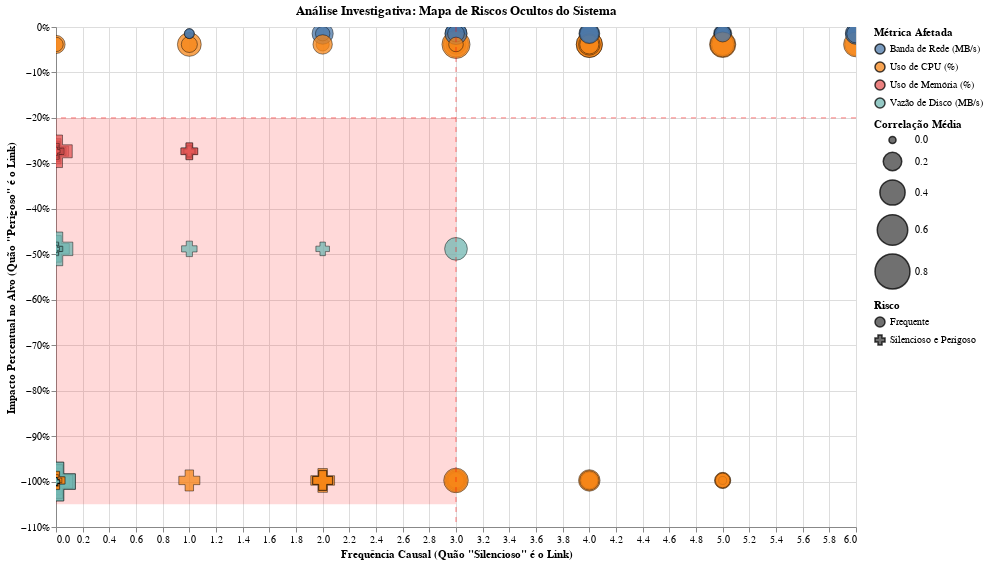

This figure's notebook cell:
### Markdown cell above
Este gráfico é a representação visual dos diferentes tipos de problemas no seu sistema. Cada bolha é um tipo de interação causal, e suas características nos contam uma história:

    Posição (Esquerda vs. Direita): Bolhas mais à esquerda são eventos raros (silenciosos). Bolhas mais à direita são eventos frequentes.

    Posição (Cima vs. Baixo): Bolhas mais para baixo representam um impacto mais severo (perigoso).

    Cor: Indica qual métrica foi afetada.

    Tamanho: Representa a força da correlação. Bolhas maiores significam que, quando o evento acontece, a origem e o alvo estão fortemente correlacionados.

### Code cell
import pandas as pd
import altair as alt

# --- Bloco de Configuração ---
salvar_imagens = True
alt.renderers.enable('default')

try:
    # --- 1. PREPARAÇÃO DOS DADOS (usando Pandas) ---
    # (Nenhuma mudança aqui, tudo continua igual)
    df_adv = pd.read_csv('analise_avancada.csv')
    display_names = {
        'cpu_usage': 'Uso de CPU (%)',
        'memory_usage': 'Uso de Memória (%)',
        'disk_usage': 'Uso de Disco (%)',
        'network_total_bandwidth': 'Banda de Rede (MB/s)',
        'disk_throughput_total': 'Vazão de Disco (MB/s)'
    }
    df_plot = df_adv[df_adv['target_mean_percentage_change'] < 0].copy()
    df_plot['metric_display'] = df_plot['metric'].map(display_names)
    df_plot['risk_type'] = 'Frequente'
    df_plot.loc[(df_plot['significant_frequency'] < 3) &
                (df_plot['target_mean_percentage_change'] < -20),
                'risk_type'] = 'Silencioso e Perigoso'
    df_plot['bubble_size'] = abs(df_plot['mean_correlation'])

    # --- 2. CONSTRUÇÃO DO GRÁFICO (usando Altair) ---

    # Camada 1: O Scatter Plot principal (sem mudanças)
    scatter_plot = alt.Chart(df_plot).mark_point(
        opacity=0.75,
        stroke='black',
        strokeWidth=0.6,
        filled=True
    ).encode(
        x=alt.X('significant_frequency:Q',
                title='Frequência Causal (Quão "Silencioso" é o Link)',
                scale=alt.Scale(zero=False)),
        y=alt.Y('target_mean_percentage_change:Q',
                title='Impacto Percentual no Alvo (Quão "Perigoso" é o Link)',
                axis=alt.Axis(labelExpr="datum.label + '%'")),
        color=alt.Color('metric_display:N', title='Métrica Afetada'),
        
        # <-- MUDANÇA 2: O TÍTULO DA LEGENDA AGORA É A EXPLICAÇÃO
        shape=alt.Shape(
            'risk_type:N',
            title='Risco', # Título mais descritivo
            scale=alt.Scale(
                domain=['Frequente', 'Silencioso e Perigoso'],
                range=['circle', 'cross']
            )
        ),
        size=alt.Size('bubble_size:Q',
                      title='Correlação Média',
                      scale=alt.Scale(range=[50, 1500])),
        tooltip=[
            alt.Tooltip('metric_display', title='Métrica'),
            alt.Tooltip('significant_frequency', title='Frequência'),
            alt.Tooltip('target_mean_percentage_change', title='Impacto', format='.1f'),
            alt.Tooltip('mean_correlation', title='Correlação', format='.2f'),
            alt.Tooltip('risk_type', title='Tipo de Risco')
        ]
    ).properties(
        width=800,
        height=500,
        title='Análise Investigativa: Mapa de Riscos Ocultos do Sistema'
    ).interactive()

    # Camada 2: Linhas de referência (agora opcionais, mas ajudam a guiar o olho)
    rule_h = alt.Chart(pd.DataFrame({'y': [-20]})).mark_rule(color='red', strokeDash=[5,5], opacity=0.5).encode(y='y:Q')
    rule_v = alt.Chart(pd.DataFrame({'x': [3]})).mark_rule(color='red', strokeDash=[5,5], opacity=0.5).encode(x='x:Q')

    # <-- MUDANÇA 1: A CAMADA DO "SHADER" (ÁREA SOMBREADA)
    # Criamos um DataFrame que define os cantos do nosso retângulo
    # Usamos os limites dos dados para tornar o retângulo dinâmico
    y_min = df_plot['target_mean_percentage_change'].min() - 5 # Um pouco de folga
    
    shaded_data = pd.DataFrame([
        {'x1': 0, 'x2': 3, 'y1': -20, 'y2': y_min}
    ])
    
    shaded_area = alt.Chart(shaded_data).mark_rect(
        fill='red',       # Cor do preenchimento
        opacity=0.15      # Nível de transparência
    ).encode(
        x='x1:Q',
        x2='x2:Q',
        y='y1:Q',
        y2='y2:Q'
    )

    # --- 3. COMBINAÇÃO FINAL ---
    # <-- MUDANÇA 3: A ORDEM DAS CAMADAS IMPORTA! O SHADER VEM PRIMEIRO!
    final_chart = shaded_area + scatter_plot + rule_h + rule_v

    final_chart.display()

    if salvar_imagens:
        print("\nIniciando o salvamento das imagens...")
        final_chart.save('mapa_de_riscos_com_shader.png', scale_factor=3.0)
        print("-> Imagem salva como 'mapa_de_riscos_com_shader.png'")
        final_chart.save('mapa_de_riscos_com_shader.svg')
        print("-> Imagem salva como 'mapa_de_riscos_com_shader.svg'")

except FileNotFoundError:
    print("Erro: O arquivo 'analise_avancada.csv' não foi encontrado. Verifique o caminho.")
except Exception as e:
    print(f"Ocorreu um erro inesperado: {e}")

### Figure 1 — Vega-Lite specification as saved in the notebook (floating-point values rounded to 4 significant figures; data arrays with more than 128 entries replaced by an {"elided": "..."} marker saying what was removed)
{"config": {"view": {"continuousWidth": 300, "continuousHeight": 300}}, "layer": [{"data": {"name": "data-e739b0e0e5c2ad5cbfa9cb8fbf47a431"}, "mark": {"type": "rect", "fill": "red", "opacity": 0.15}, "encoding": {"x": {"field": "x1", "type": "quantitative"}, "x2": {"field": "x2"}, "y": {"field": "y1", "type": "quantitative"}, "y2": {"field": "y2"}}}, {"data": {"name": "data-e1df1962e0bdfa275d6b25a9a176f1d5"}, "mark": {"type": "point", "filled": true, "opacity": 0.75, "stroke": "black", "strokeWidth": 0.6}, "encoding": {"color": {"field": "metric_display", "title": "Métrica Afetada", "type": "nominal"}, "shape": {"field": "risk_type", "scale": {"domain": ["Frequente", "Silencioso e Perigoso"], "range": ["circle", "cross"]}, "title": "Risco", "type": "nominal"}, "size": {"field": "bubble_size", "scale": {"range": [50, 1500]}, "title": "Correlação Média", "type": "quantitative"}, "tooltip": [{"field": "metric_display", "title": "Métrica", "type": "nominal"}, {"field": "significant_frequency", "title": "Frequência", "type": "quantitative"}, {"field": "target_mean_percentage_change", "format": ".1f", "title": "Impacto", "type": "quantitative"}, {"field": "mean_correlation", "format": ".2f", "title": "Correlação", "type": "quantitative"}, {"field": "risk_type", "title": "Tipo de Risco", "type": "nominal"}], "x": {"field": "significant_frequency", "scale": {"zero": false}, "title": "Frequência Causal (Quão \"Silencioso\" é o Link)", "type": "quantitative"}, "y": {"axis": {"labelExpr": "datum.label + '%'"}, "field": "target_mean_percentage_change", "title": "Impacto Percentual no Alvo (Quão \"Perigoso\" é o Link)", "type": "quantitative"}}, "name": "view_1", "title": "Análise Investigativa: Mapa de Riscos Ocultos do Sistema"}, {"data": {"name": "data-6a0a42827d55b69fb7b652757c1d8970"}, "mark": {"type": "rule", "color": "red", "opacity": 0.5, "strokeDash": [5, 5]}, "encoding": {"y": {"field": "y", "type": "quantitative"}}}, {"data": {"name": "data-9f16e890605ecd4a8ac95f7302400871"}, "mark": {"type": "rule", "color": "red", "opacity": 0.5, "strokeDash": [5, 5]}, "encoding": {"x": {"field": "x", "type": "quantitative"}}}], "height": 500, "params": [{"name": "param_1", "select": {"type": "interval", "encodings": ["x", "y"]}, "bind": "scales", "views": ["view_1"]}], "width": 800, "$schema": "https://vega.github.io/schema/vega-lite/v5.20.1.json", "datasets": {"data-e739b0e0e5c2ad5cbfa9cb8fbf47a431": [{"x1": 0, "x2": 3, "y1": -20, "y2": -105.0}], "data-e1df1962e0bdfa275d6b25a9a176f1d5": {"elided": "189 records"}, "data-6a0a42827d55b69fb7b652757c1d8970": [{"y": -20}], "data-9f16e890605ecd4a8ac95f7302400871": [{"x": 3}]}}
